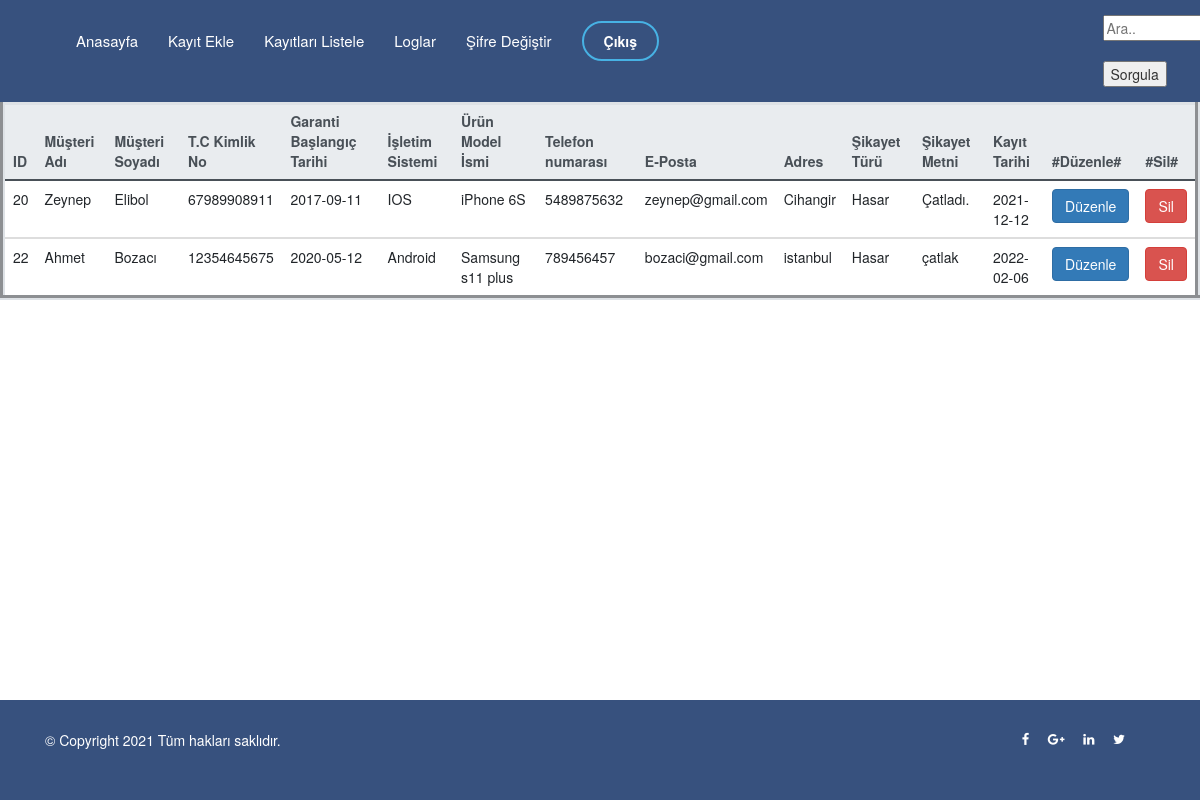
/Pages/listele.php, run on the app's committed database.
### tables this page shows
CREATE TABLE `kayit` (
  `id` int(11) NOT NULL,
  `firstname` varchar(50) NOT NULL,
  `lastname` varchar(50) NOT NULL,
  `tcno` varchar(11) NOT NULL,
  `birthdate` varchar(20) NOT NULL,
  `gender` varchar(15) NOT NULL,
  `telno` bigint(10) NOT NULL,
  `emailid` varchar(70) NOT NULL,
  `job` varchar(50) NOT NULL,
  `adres` text NOT NULL,
  `birim` varchar(50) NOT NULL,
  `info` text NOT NULL,
  `kayittarihi` varchar(20) NOT NULL
);

### Pages/listele.php (the view, shortened to what this page needs)
<?php
include("sistem/baglan.php");
$kayit = $baglan->query('SELECT * FROM kayit')->fetchAll(PDO::FETCH_ASSOC);
?>
<!DOCTYPE html>
<html lang="en">
<head>
  <link href='https://stackpath.bootstrapcdn.com/bootstrap/4.3.1/css/bootstrap.min.css' rel='stylesheet'>
<link href='https://cdnjs.cloudflare.com/ajax/libs/font-awesome/4.7.0/css/font-awesome.min.css' rel='stylesheet'>
  <link href="assets/vendor/aos/aos.css" rel="stylesheet">
  <link href="assets/vendor/bootstrap/css/bootstrap.min.css" rel="stylesheet">
  <link href="assets/vendor/bootstrap-icons/bootstrap-icons.css" rel="stylesheet">
  <link href="assets/vendor/boxicons/css/boxicons.min.css" rel="stylesheet">
  <link href="assets/vendor/glightbox/css/glightbox.min.css" rel="stylesheet">
  <link href="assets/vendor/remixicon/remixicon.css" rel="stylesheet">
  <link href="assets/vendor/swiper/swiper-bundle.min.css" rel="stylesheet">
  <link href="assets/css/style2.css" rel="stylesheet">
</head>
<body>
  <header id="header" class="fixed-top ">
    <div class="container d-flex align-items-center">
      <nav id="navbar" class="navbar">
        <ul>
        <li><a class="nav-link scrollto" href="kontrol.php">Anasayfa</a></li>
          <li><a class="nav-link scrollto" href="ekle.php">Kayıt Ekle</a></li>
          <li><a class="nav-link scrollto" href="listele.php">Kayıtları Listele</a></li>
          <li><a class="nav-link   scrollto" href="logs.php">Loglar</a></li>
          <li><a class="nav-link scrollto" href="kullanicibilgileri.php">Şifre Değiştir</a></li>
          <li><a class="getstarted scrollto" href="logout.php">Çıkış</a></li>
        </ul>
      </nav>
<form class="search-form" method="GET" action="">
   <div style="margin-left: 250%;" id="arama" >
   <input type="text" name="kelime" id="search" placeholder="Ara..">
       <br> <br>
       <input type="submit" value="Sorgula">
   </div>
</form>
  </header>
  <table class="table" border="5" align="center">
    <thead class="thead-light">
<th>ID</th>
<th>Müşteri Adı</th>
<th>Müşteri Soyadı</th>
<th>T.C Kimlik No</th>
<th>Garanti Başlangıç Tarihi</th>
<th>İşletim Sistemi</th>
<th>Ürün Model İsmi</th>
<th>Telefon numarası</th>
<th>E-Posta</th>
<th>Adres</th>
<th>Şikayet Türü</th>
<th>Şikayet Metni</th>
<th>Kayıt Tarihi</th>
<th>#Düzenle#</th>
<th>#Sil#</th>
<?php
foreach ($kayit as $kayit) : ?>
<tbody>
    <tr>
    <td><?= $kayit['id'] ?></td>
    <td><?=$kayit['firstname']?></td>
    <td><?=$kayit['lastname']?></td>
    <td><?=$kayit['tcno']?></td>
    <td><?=$kayit['birthdate']?></td>
    <td><?=$kayit['gender']?></td>
    <td><?=$kayit['job']?></td>
    <td><?=$kayit['telno']?></td>
    <td><?=$kayit['emailid']?></td>
    <td><?=$kayit['adres']?></td>
    <td><?=$kayit['birim']?></td>
    <td><?=$kayit['info']?></td>
    <td><?=$kayit['kayittarihi']?></td>
    <td><a href="duzenle.php?id=<?= $kayit['id']; ?>" name="editbtn" class="btn btn-primary">Düzenle</a></td>
    <td><a href="sil.php?id=<?= $kayit['id'];?>" name="deletebtn" class="btn btn-danger">Sil</a></td>
    </tr>
</tbody>
   <?php
endforeach;
    ?>
</table>
  <link href="//netdna.bootstrapcdn.com/bootstrap/3.0.0/css/bootstrap.min.css" rel="stylesheet" id="bootstrap-css">
  <footer id="footer">
  <div class="col-lg-3 col-md-6 footer-contact">
          </div>
    <div class="container footer-bottom clearfix">
      <div class="copyright">
        &copy; Copyright 2021 Tüm hakları saklıdır.
      </div>
      <div class="credits">
          <div class="social-contact ml-4 ml-sm-auto"> <span class="fa fa-facebook mr-4 text-sm"></span> <span class="fa fa-google-plus mr-4 text-sm"></span> <span class="fa fa-linkedin mr-4 text-sm"></span> <span class="fa fa-twitter mr-4 mr-sm-5 text-sm"></span> </div>
      </div>
    </div>
  </footer>
</body>
</html>

### Pages/assets/css/style2.css (style rules this page uses)
body { font-family: "Open Sans", sans-serif; color: #444444; }
a { color: #47b2e4; text-decoration: none; }
#header { transition: all 0.5s; z-index: 997; padding: 15px 0; background-color: #37517e; }
.navbar { padding: 0; }
.navbar ul { margin: 0; padding: 0; display: flex; list-style: none; align-items: center; }
.navbar li { position: relative; }
.navbar a { display: flex; align-items: center; justify-content: space-between; padding: 10px 0 10px 30px; font-size: 15px; font-weight: 500; color: #fff; white-space: nowrap; transition: 0.3s; }
.navbar .getstarted { padding: 8px 20px; margin-left: 30px; border-radius: 50px; color: #fff; font-size: 14px; border: 2px solid #47b2e4; font-weight: 600; }
#footer { font-size: 14px; background: #37517e; position: fixed; bottom: 0px; left: 0px; width: 100%; height: 100px; }
#footer .footer-bottom { padding-top: 30px; padding-bottom: 30px; color: #fff; }
#footer .copyright { float: left; }
#footer .credits { float: right; font-size: 13px; }

### data on the page
kayit: id "20", firstname "Zeynep", lastname "Elibol", tcno "67989908911", birthdate "2017-09-11", gender "IOS", job "iPhone 6S", telno "5489875632", emailid "zeynep@gmail.com", adres "Cihangir", birim "Hasar", info "Çatladı.", kayittarihi "2021-12-12"
kayit: id "22", firstname "Ahmet", lastname "Bozacı", tcno "12354645675", birthdate "2020-05-12", gender "Android", job "Samsung s11 plus", telno "789456457", emailid "bozaci@gmail.com", adres "istanbul", birim "Hasar", info "çatlak", kayittarihi "2022-02-06"
